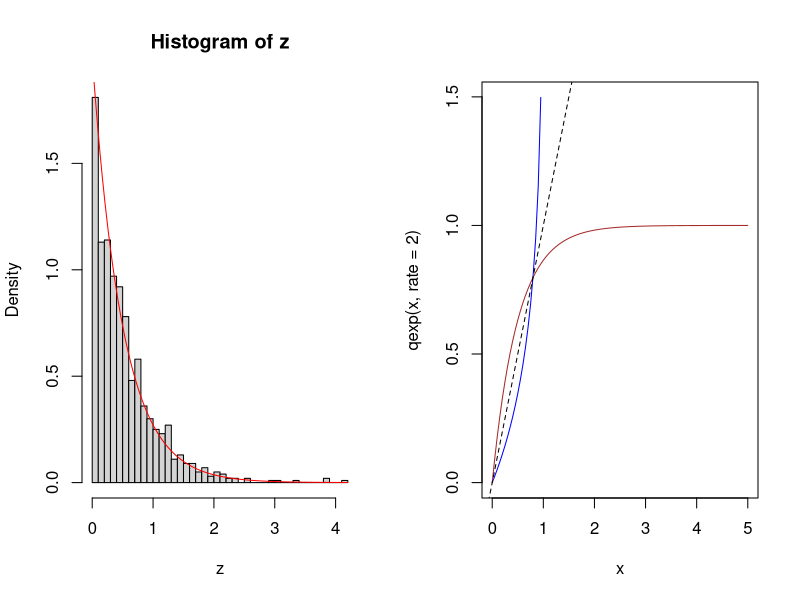
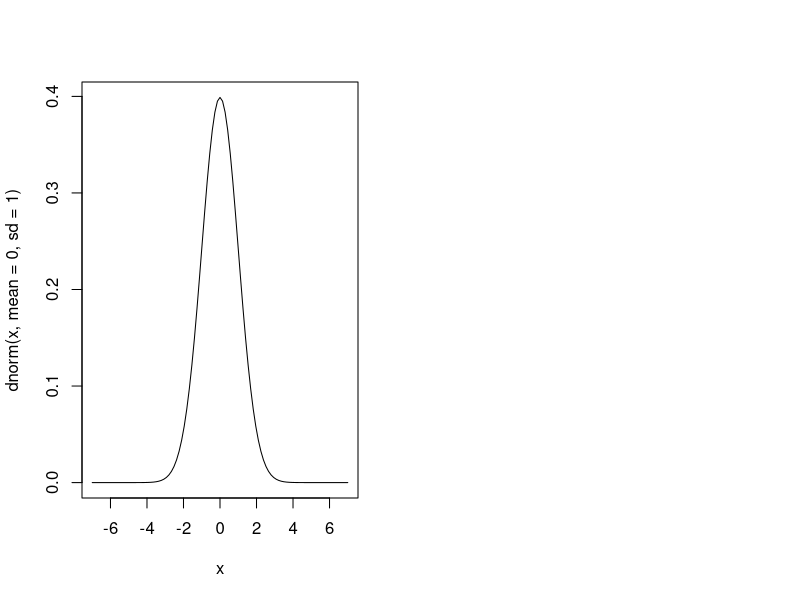
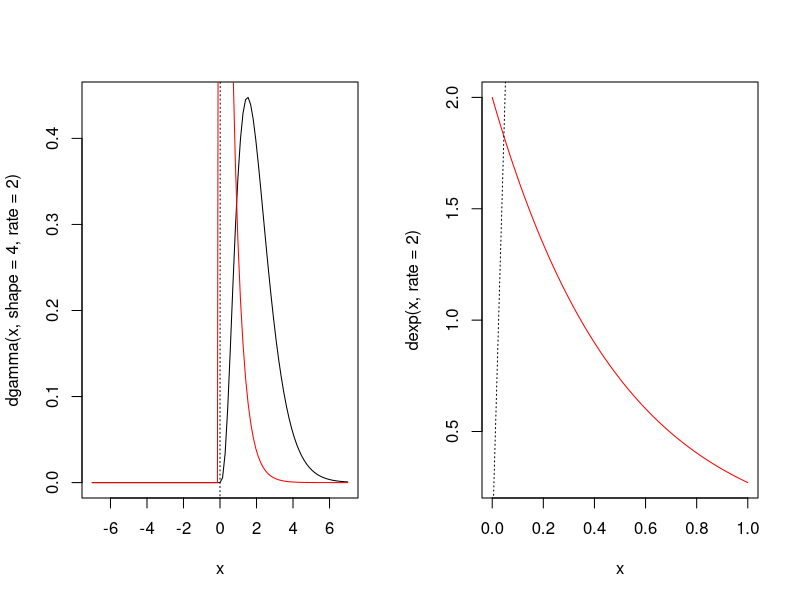

Generate these figures, in order, with R:
## ---- chunk 1
# 10 realisation d'une loi exponentielle de paramètre λ = 2

#set.seed(2) de garder la meme realisation
rexp(10,rate = 2)

#a : 
rnorm(10,mean=0, sd=1)

alpha <- 2
beta <- 4
rgamma(10,shape = alpha, rate = beta)

#b

## Distribution de loi exponentielle

d_exp <- rexp(20,2)
d_exp

moy_empiride <- mean(d_exp)
moy_empiride

erreur_standart <- sd(d_exp)/sqrt(20)
erreur_standart

erreur_standart_b <-sqrt(var(d_exp))/sqrt(20)
erreur_standart_b

## Distribution de loi Normale

d_normale <- rnorm(20,mean = 0, sd= 1)
d_normale

mean(d_normale)

sd(d_normale)/sqrt(20)

#c
par(mfrow = c(1, 2))
n <- 1000
z <- rexp(n, rate = 2)
hist(z, freq = FALSE, breaks = 30)
curve(dexp(x, rate = 2), add = TRUE, col = "red")
curve(qexp(x, rate = 2), from = 0, to = 5, col = "blue")
curve(pexp(x, rate = 2), add = TRUE, col = "brown")
abline(0, 1, lty=2)

# On part de la réalisation de 1000 observation suivant une loi exponentielle
#de paramètre 2. ET:
# On trace l'histogramme de cette realisation avec la fonction hist()
#Puis on trace successivement la densité, le quantile, et la fonction
# de repartition respectivement avec les fonction dexp ,qexp, pexp

qnorm(d_normale,mean = 0, sd =1)

curve(dnorm(x,mean = 0, sd =1),from = -7, to = 7)
#verif de la convergence de la somme var exp vers une loi gamma
par(mfrow = c(1, 2))
curve(dgamma(x,shape = 4, rate =2),from = -7, to = 7)
curve(dexp(x, rate = 2), add = TRUE, col = "red")
abline(0, 40, lty=15)

#d
# mean(z <= 1.2) devrait se rapprocher de la fonction de repartition
# evaluer en 2 pour x= 1.2 et quantile(z, probs = 0.9 de valeur obtenue
# en evaluant la reciproque de la fonction de repartion en 0.9
## ---- chunk 2
curve(dexp(x, rate = 2),  col = "red")
abline(0, 40, lty=15)

n=1000
z <- rexp(n, rate=2)
mean(z) # ce qui approxime à la moyenne théorique, ici 1/2

var(z)/n #0.0002553287
1/(4*n) # 0.00025
## ---- chunk 3
#1
moyenne <- function(x){
  cmpt = 0
  for (val in x){
    cmpt = cmpt +val
  }
  cmpt/length(x)
}
x <- 1:10
mean(x)
moyenne(x)

# 2
moyenne_b <- function(x){
  x <- x[!is.na(x)]
  cmpt = 0
  for (val in x){
    cmpt = cmpt +val
  }
  cmpt/length(x)
}
y <- c(1:10, NA)
mean(y,na.rm = TRUE)
moyenne_b(y)

# 3
indPremNeg <- function(x){
  for (i in 1:length(x)){
    if (x[i] < 0){
      return(i)
    }
  }
  return(0)
}

z <- c(1,2,-3,1)
v <-  c(1,2,3,1)
indPremNeg(z)

which(z<0)

# 4

premValPosCol <- function(df){
  v = c()
  for (i in 1 :ncol(df)){
    for (j in 1 :nrow(df)){
      if ( df[j,i] > 0){
        v = c(v,df[j,i])
        break
      }
      next
    }
    next
    v = c(v, NA)
  }
  v
}
u <- runif(10, min = -1, max = 1)
v <- runif(10, min = -1, max = 1)
d <- data.frame(u, v)
d
premValPosCol(d)
